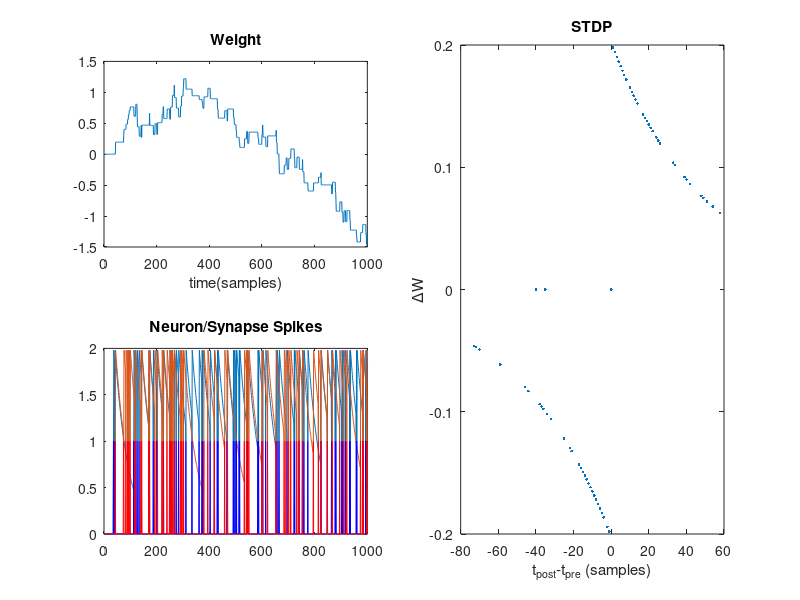

The MATLAB script that drew this image: (Note: this script raises an error after producing the figure.)
%% Simulate STDP Entity with FP

clear all;
%%
RESET_REG = 1; %1/0 To use Reset in register (register_fp_rst_1 entity) or leave as normal register
h = figure('name','Sim');
set(gcf,'Position',[100 100 1000 400]);
%h2 = figure('name','STDP');
for iter = 0:10

a1 =0.1; % a1, a2 need to be equal in magnitude for this simulation code
a2 =-0.1;
alpha3 = (1-1/50);
alpha4 = (1-1/50);
K = 1000;
dt = 1E-3;
rng(0);
spikeSynapse = rand(K,1)<0.05;
spikeNeuron = rand(K,1)<0.05;
w =([0]); % initial Wt
v3=([0]); % initial values
v4=([0]);
% simulation log parameters
tSinceSyn = 0;
tSinceNeu = 0;
spikeInterval = []; % tNeuron-tSynapse 
weightChange = [];

FP =sign(iter);
fp_int = 2;
fp_frac = 10+(iter-1);
word_len = fp_int+fp_frac+1;
fprintf('iter:%i FP:%i fp_int:%i fp_frac:%i\r\n',iter,FP,fp_int,fp_frac);
if(FP)

s = whos;
for i = 1:length(s)
    if( strcmp(s(i).class,'double') && ~sum(strcmp(s(i).name,{'fp_int','fp_frac','K','iter','dt','RESET_REG','tSinceSyn','tSinceNeu','spikeInterval','weightChange'})))
        name = s(i).name;
        assignin('base',name,sfi(evalin('base',name),word_len,fp_frac));
    end

end
end
tic

for k = 1:K % time evolution (each clock edge)
    
    if(RESET_REG)
    if(spikeSynapse(k))v3(k) =1;end
    if(spikeNeuron(k))v4(k) = 1;end
    v3(k+1) = alpha3*v3(k)+spikeSynapse(k);
    v4(k+1) = alpha4*v4(k)+spikeNeuron(k);
    else
	v3(k+1) = alpha3*v3(k)+spikeSynapse(k);
    v4(k+1) = alpha4*v4(k)+spikeNeuron(k);
    end
    % Update weights
    if(spikeNeuron(k)& ~spikeSynapse(k));    w(k+1) = w(k)+a1*v3(k); 
    elseif(spikeSynapse(k)& ~spikeNeuron(k));   w(k+1) = w(k)+a2*v4(k);
    else        w(k+1) = w(k);
    end
    % Log the time vs weight change
    
    if(spikeSynapse(k) & ~spikeNeuron(k))
        spikeInterval(end+1) = -tSinceNeu; tSinceSyn = 0;
        weightChange(end+1) = w(k+1)-w(k);
    end
    if(spikeNeuron(k) & ~spikeSynapse(k))
        spikeInterval(end+1) = tSinceSyn; tSinceNeu = 0;
        weightChange(end+1) = w(k+1)-w(k);
    end
    if(spikeNeuron(k) & spikeSynapse(k))
        spikeInterval(end+1) = 0;
        tSinceSyn=0; tSinceNeu = 0;
        weightChange(end+1) = w(k+1)-w(k);
    end
    tSinceSyn = tSinceSyn+1;
    tSinceNeu = tSinceNeu+1;
end
toc
if(FP)
s = whos;
for i = 1:length(s)
    if( strcmp(s(i).class,'embedded.fi') && ~sum(strcmp(s(i).name,{'fp_int','fp_frac','K','iter','dt','RESET_REG'})))
        name = s(i).name;
        assignin('base',name,double(evalin('base',name)));
    end

end
end
%%
figure(h); hold on;
subplot(221); plot(w); xlim([0 1000]);hold on; title('Weight'); xlabel('time(samples)');
subplot(223); plot(v3+iter); hold on; plot(v4+iter);xlim([0 1000]); title('Neuron/Synapse Spikes');
subplot(223); 
plot((1:K),spikeSynapse+iter,'b');xlim([0 1000]); hold on;
plot((1:K),spikeNeuron+iter,'r');xlim([0 1000]); hold on;
%figure(h2);
subplot(2,2,[2 4]);
plot(spikeInterval,weightChange,'.'); hold on; title('STDP'); xlabel('t_{post}-t_{pre} (samples)');ylabel('{\Delta}W');
drawnow;

end
set(gcf,'Color','w');

